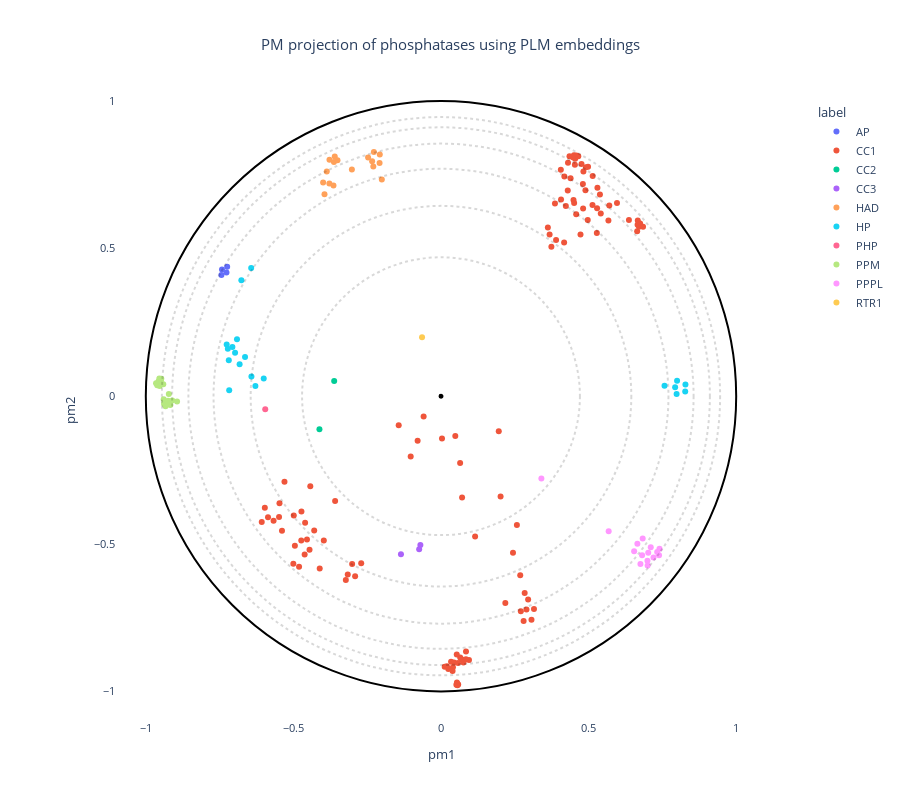

This figure's notebook cell:
### Code cell
# OPTIONS =================================================
#Here you can set different parameters to color & annotate the resulting projection:
title = "PM projection of phosphatases using PLM embeddings" 
#----------------------------------------------------------
# Select the coloring from annotation .csv file:
labels_name = "label"
# Select classes to label among the "labels_name" or "second_labels_name" column (comma separated list):
second_labels_name = ""
labels_text = []
show_text = False
#----------------------------------------------------------
# Use a custom color palette:
color_palette = colour_palette #Default: None
use_custom_palette = True
#==========================================================


#Check projection visualization parameters
#Labels name
if labels_name == "":
    labels_name = None
elif labels_name not in annotation_names:
    raise NameError(f"labels_name {labels_name} is not in the availables annotations.\nAvailables annotations: {annotation_names}")
#Second labels name
if second_labels_name == "":
    second_labels_name = None
elif second_labels_name not in annotation_names:
    raise NameError(f'"second_labels_name" {second_labels_name} is not in the availables annotations.\nAvailables annotations: {annotation_names}')

if not use_custom_palette:
    color_palette = None

# Check labels and data are in the same order

#Plot graph
fig = plot_embedding_interactive(df_embedding, 
                                 labels_name = labels_name,
                                 second_labels_name = second_labels_name, 
                                 show_text = show_text,
                                 labels_text = labels_text,
                                 color_palette = color_palette, 
                                 title = title, 
                                 fontsize = 11)
fig.show()

### Figure 1 — Plotly figure (JSON) as saved in the notebook; plotly's stock layout.template omitted (floating-point values rounded to 4 significant figures; data arrays with more than 128 entries replaced by an {"elided": "..."} marker saying what was removed)
{"data": [{"customdata": [[1, "P09923", "AP"], [2, "P05186", "AP"], [3, "P05187", "AP"], [4, "P10696", "AP"]], "hovertemplate": "<b>%{hovertext}</b><br><br>label=%{customdata[2]}<br>pm1=%{x}<br>pm2=%{y}<br>proteins_id=%{customdata[0]}<br>accession=%{customdata[1]}<extra></extra>", "hovertext": ["AP", "AP", "AP", "AP"], "legendgroup": "AP", "marker": {"color": "#636efa", "symbol": "circle"}, "mode": "markers", "name": "AP", "orientation": "v", "showlegend": true, "type": "scatter", "x": [-0.7267, -0.7418, -0.7438, -0.7243], "xaxis": "x", "y": [0.419, 0.4296, 0.4104, 0.4384], "yaxis": "y"}, {"customdata": {"elided": "121x3 mixed values"}, "hovertemplate": "<b>%{hovertext}</b><br><br>label=%{customdata[2]}<br>pm1=%{x}<br>pm2=%{y}<br>proteins_id=%{customdata[0]}<br>accession=%{customdata[1]}<extra></extra>", "hovertext": ["CC1", "CC1", "CC1", "CC1", "CC1", "CC1", "CC1", "CC1", "CC1", "CC1", "CC1", "CC1", "CC1", "CC1", "CC1", "CC1", "CC1", "CC1", "CC1", "CC1", "CC1", "CC1", "CC1", "CC1", "CC1", "CC1", "CC1", "CC1", "CC1", "CC1", "CC1", "CC1", "CC1", "CC1", "CC1", "CC1", "CC1", "CC1", "CC1", "CC1", "CC1", "CC1", "CC1", "CC1", "CC1", "CC1", "CC1", "CC1", "CC1", "CC1", "CC1", "CC1", "CC1", "CC1", "CC1", "CC1", "CC1", "CC1", "CC1", "CC1", "CC1", "CC1", "CC1", "CC1", "CC1", "CC1", "CC1", "CC1", "CC1", "CC1", "CC1", "CC1", "CC1", "CC1", "CC1", "CC1", "CC1", "CC1", "CC1", "CC1", "CC1", "CC1", "CC1", "CC1", "CC1", "CC1", "CC1", "CC1", "CC1", "CC1", "CC1", "CC1", "CC1", "CC1", "CC1", "CC1", "CC1", "CC1", "CC1", "CC1", "CC1", "CC1", "CC1", "CC1", "CC1", "CC1", "CC1", "CC1", "CC1", "CC1", "CC1", "CC1", "CC1", "CC1", "CC1", "CC1", "CC1", "CC1", "CC1", "CC1", "CC1"], "legendgroup": "CC1", "marker": {"color": "#EF553B", "symbol": "circle"}, "mode": "markers", "name": "CC1", "orientation": "v", "showlegend": true, "type": "scatter", "x": [0.2799, 0.1155, 0.3066, 0.2571, -0.05884, -0.495, -0.4454, -0.4619, -0.5387, -0.397, 0.07143, -0.5302, -0.5486, -0.586, -0.6072, -0.4428, -0.5672, -0.5471, -0.4727, -0.1026, -0.2909, -0.2703, -0.3223, -0.301, -0.3159, -0.4733, -0.454, -0.4295, -0.4603, -0.4987, -0.1433, 0.06476, 0.04845, 0.003346, 0.2019, -0.07919, 0.1957, -0.5003, -0.4808, -0.4109, -0.3587, -0.5968, 0.08473, 0.06502, 0.09475, 0.04043, 0.02471, 0.03917, 0.05336, 0.0341, 0.04413, 0.01253, 0.01995, 0.06958, 0.07605, 0.08453, 0.05754, 0.0536, 0.05393, 0.2951, 0.2835, 0.2179, 0.2439, 0.2704, 0.2684, 0.2896, 0.315, 0.362, 0.3739, 0.3679, 0.3899, 0.4171, 0.5412, 0.5287, 0.5701, 0.5671, 0.6366, 0.4726, 0.5279, 0.4971, 0.458, 0.5132, 0.5138, 0.5299, 0.4806, 0.4535, 0.4893, 0.476, 0.5384, 0.4489, 0.4229, 0.4293, 0.451, 0.4814, 0.4824, 0.5962, 0.4503, 0.439, 0.4583, 0.418, 0.465, 0.406, 0.4981, 0.6666, 0.4909, 0.6844, 0.4354, 0.6645, 0.4544, 0.6746, 0.4466, 0.6708, 0.4302, 0.6659, 0.3861, 0.4067, 0.05498, 0.05827, 0.05635, 0.05568, 0.05215], "xaxis": "x", "y": [-0.7618, -0.4755, -0.7574, -0.436, -0.06904, -0.5069, -0.5204, -0.536, -0.4558, -0.4884, -0.3429, -0.29, -0.4089, -0.4099, -0.4262, -0.3049, -0.4223, -0.3626, -0.3903, -0.2042, -0.6101, -0.5655, -0.6223, -0.5682, -0.6039, -0.4887, -0.4856, -0.4554, -0.4284, -0.4043, -0.09809, -0.2266, -0.1345, -0.1435, -0.3398, -0.1512, -0.1187, -0.5675, -0.578, -0.5838, -0.3552, -0.3775, -0.8648, -0.8848, -0.8935, -0.918, -0.9241, -0.9306, -0.8753, -0.8995, -0.9022, -0.9169, -0.9147, -0.8914, -0.9019, -0.8913, -0.9039, -0.9753, -0.9701, -0.6884, -0.6664, -0.7003, -0.53, -0.7282, -0.6064, -0.723, -0.7207, 0.5712, 0.5065, 0.548, 0.5294, 0.5205, 0.6192, 0.6367, 0.6456, 0.5948, 0.5968, 0.5478, 0.5529, 0.5968, 0.616, 0.6478, 0.7455, 0.7059, 0.7184, 0.7839, 0.6978, 0.7869, 0.6835, 0.6648, 0.6447, 0.6971, 0.6542, 0.6356, 0.7611, 0.6544, 0.8166, 0.738, 0.8156, 0.7442, 0.8128, 0.7671, 0.7774, 0.5954, 0.7755, 0.5743, 0.8126, 0.5588, 0.8044, 0.5854, 0.8095, 0.5738, 0.7908, 0.5806, 0.6525, 0.6665, -0.9768, -0.9764, -0.9752, -0.9792, -0.9773], "yaxis": "y"}, {"customdata": [[126, "P24666", "CC2"], [127, "Q9NP77", "CC2"]], "hovertemplate": "<b>%{hovertext}</b><br><br>label=%{customdata[2]}<br>pm1=%{x}<br>pm2=%{y}<br>proteins_id=%{customdata[0]}<br>accession=%{customdata[1]}<extra></extra>", "hovertext": ["CC2", "CC2"], "legendgroup": "CC2", "marker": {"color": "#00cc96", "symbol": "circle"}, "mode": "markers", "name": "CC2", "orientation": "v", "showlegend": true, "type": "scatter", "x": [-0.4118, -0.3618], "xaxis": "x", "y": [-0.1121, 0.05171], "yaxis": "y"}, {"customdata": [[128, "P30304", "CC3"], [129, "P30305", "CC3"], [130, "P30307", "CC3"]], "hovertemplate": "<b>%{hovertext}</b><br><br>label=%{customdata[2]}<br>pm1=%{x}<br>pm2=%{y}<br>proteins_id=%{customdata[0]}<br>accession=%{customdata[1]}<extra></extra>", "hovertext": ["CC3", "CC3", "CC3"], "legendgroup": "CC3", "marker": {"color": "#ab63fa", "symbol": "circle"}, "mode": "markers", "name": "CC3", "orientation": "v", "showlegend": true, "type": "scatter", "x": [-0.1356, -0.06983, -0.07397], "xaxis": "x", "y": [-0.5356, -0.504, -0.5185], "yaxis": "y"}, {"customdata": [[131, "Q99502", "HAD"], [132, "O00167", "HAD"], [133, "Q99504", "HAD"], [134, "A0A0S2Z3Q2", "HAD"], [135, "Q05D32", "HAD"], [136, "O95476", "HAD"], [137, "Q9Y5B0", "HAD"], [138, "Q9GZU7", "HAD"], [139, "O14595", "HAD"], [140, "O15194", "HAD"], [141, "Q3ZCQ8", "HAD"], [142, "Q8WVY7", "HAD"], [143, "Q9BXW7", "HAD"], [144, "Q9H0R4", "HAD"], [145, "Q9H008", "HAD"], [146, "Q96GD0", "HAD"], [147, "A6NDG6", "HAD"]], "hovertemplate": "<b>%{hovertext}</b><br><br>label=%{customdata[2]}<br>pm1=%{x}<br>pm2=%{y}<br>proteins_id=%{customdata[0]}<br>accession=%{customdata[1]}<extra></extra>", "hovertext": ["HAD", "HAD", "HAD", "HAD", "HAD", "HAD", "HAD", "HAD", "HAD", "HAD", "HAD", "HAD", "HAD", "HAD", "HAD", "HAD", "HAD"], "legendgroup": "HAD", "marker": {"color": "#FFA15A", "symbol": "circle"}, "mode": "markers", "name": "HAD", "orientation": "v", "showlegend": true, "type": "scatter", "x": [-0.3627, -0.3778, -0.3599, -0.3506, -0.2333, -0.247, -0.302, -0.2074, -0.2081, -0.2274, -0.2293, -0.2005, -0.387, -0.3782, -0.3642, -0.3946, -0.3994], "xaxis": "x", "y": [0.7931, 0.801, 0.8123, 0.7996, 0.7962, 0.8089, 0.7679, 0.8188, 0.7898, 0.8276, 0.7783, 0.7344, 0.7616, 0.7205, 0.7136, 0.6842, 0.7237], "yaxis": "y"}, {"customdata": [[148, "P16118", "HP"], [149, "O60825", "HP"], [150, "Q16875", "HP"], [151, "Q16877", "HP"], [152, "P07738", "HP"], [153, "Q6FHU2", "HP"], [154, "P15259", "HP"], [155, "Q8N0Y7", "HP"], [156, "Q96HS1", "HP"], [157, "P57075", "HP"], [158, "Q8TF42", "HP"], [159, "Q9NQ88", "HP"], [160, "P11117", "HP"], [161, "P15309", "HP"], [162, "Q9BZG2", "HP"], [163, "Q9NPH0", "HP"], [164, "Q9UNW1", "HP"], [165, "B7WPL9", "HP"], [166, "A0A087WZV0", "HP"], [167, "Q8TE99", "HP"]], "hovertemplate": "<b>%{hovertext}</b><br><br>label=%{customdata[2]}<br>pm1=%{x}<br>pm2=%{y}<br>proteins_id=%{customdata[0]}<br>accession=%{customdata[1]}<extra></extra>", "hovertext": ["HP", "HP", "HP", "HP", "HP", "HP", "HP", "HP", "HP", "HP", "HP", "HP", "HP", "HP", "HP", "HP", "HP", "HP", "HP", "HP"], "legendgroup": "HP", "marker": {"color": "#19d3f3", "symbol": "circle"}, "mode": "markers", "name": "HP", "orientation": "v", "showlegend": true, "type": "scatter", "x": [-0.7067, -0.6911, -0.7221, -0.726, -0.7189, -0.6975, -0.6822, -0.6638, -0.6422, -0.6288, -0.6005, -0.7175, 0.7572, -0.6763, 0.7931, 0.7998, 0.7981, 0.8273, 0.8281, -0.643], "xaxis": "x", "y": [0.1664, 0.1926, 0.161, 0.1749, 0.1219, 0.1471, 0.1086, 0.1324, 0.06652, 0.03486, 0.05994, 0.01999, 0.0355, 0.3931, 0.03026, 0.0525, 0.007753, 0.0155, 0.04001, 0.4341], "yaxis": "y"}, {"customdata": [[168, "Q9NRX4", "PHP"]], "hovertemplate": "<b>%{hovertext}</b><br><br>label=%{customdata[2]}<br>pm1=%{x}<br>pm2=%{y}<br>proteins_id=%{customdata[0]}<br>accession=%{customdata[1]}<extra></extra>", "hovertext": ["PHP"], "legendgroup": "PHP", "marker": {"color": "#FF6692", "symbol": "circle"}, "mode": "markers", "name": "PHP", "orientation": "v", "showlegend": true, "type": "scatter", "x": [-0.5954], "xaxis": "x", "y": [-0.04414], "yaxis": "y"}, {"customdata": [[169, "Q9H0C8", "PPM"], [170, "Q9P0J1", "PPM"], [171, "Q9P2J9", "PPM"], [172, "O60346", "PPM"], [173, "Q6ZVD8", "PPM"], [174, "A8MPX8", "PPM"], [175, "P35813", "PPM"], [176, "O75688", "PPM"], [177, "Q8N819", "PPM"], [178, "O15297", "PPM"], [179, "Q8WY54", "PPM"], [180, "P49593", "PPM"], [181, "O15355", "PPM"], [182, "Q9ULR3", "PPM"], [183, "Q5JR12", "PPM"], [184, "Q96MI6", "PPM"], [185, "Q8N3J5", "PPM"], [186, "Q5SGD2", "PPM"], [187, "Q8NI37", "PPM"], [188, "Q15750", "PPM"]], "hovertemplate": "<b>%{hovertext}</b><br><br>label=%{customdata[2]}<br>pm1=%{x}<br>pm2=%{y}<br>proteins_id=%{customdata[0]}<br>accession=%{customdata[1]}<extra></extra>", "hovertext": ["PPM", "PPM", "PPM", "PPM", "PPM", "PPM", "PPM", "PPM", "PPM", "PPM", "PPM", "PPM", "PPM", "PPM", "PPM", "PPM", "PPM", "PPM", "PPM", "PPM"], "legendgroup": "PPM", "marker": {"color": "#B6E880", "symbol": "circle"}, "mode": "markers", "name": "PPM", "orientation": "v", "showlegend": true, "type": "scatter", "x": [-0.9408, -0.9331, -0.9383, -0.9476, -0.9541, -0.8941, -0.9613, -0.9531, -0.9525, -0.922, -0.9591, -0.953, -0.9104, -0.9171, -0.9244, -0.9245, -0.9573, -0.949, -0.9653, -0.9394], "xaxis": "x", "y": [0.04057, -0.03369, -0.02562, 0.05889, 0.05973, -0.01837, 0.03727, 0.03442, 0.04065, 0.007025, 0.04337, 0.04668, -0.01469, -0.03021, -0.0151, -0.02169, 0.04996, 0.05185, 0.04375, -0.01036], "yaxis": "y"}, {"customdata": [[189, "P13686", "PPPL"], [190, "Q6ZNF0", "PPPL"], [191, "P62136", "PPPL"], [192, "P62140", "PPPL"], [193, "P36873", "PPPL"], [194, "P67775", "PPPL"], [195, "P62714", "PPPL"], [196, "Q08209", "PPPL"], [197, "P16298", "PPPL"], [198, "P48454", "PPPL"], [199, "P60510", "PPPL"], [200, "P53041", "PPPL"], [201, "O00743", "PPPL"], [202, "O14829", "PPPL"], [203, "O14830", "PPPL"]], "hovertemplate": "<b>%{hovertext}</b><br><br>label=%{customdata[2]}<br>pm1=%{x}<br>pm2=%{y}<br>proteins_id=%{customdata[0]}<br>accession=%{customdata[1]}<extra></extra>", "hovertext": ["PPPL", "PPPL", "PPPL", "PPPL", "PPPL", "PPPL", "PPPL", "PPPL", "PPPL", "PPPL", "PPPL", "PPPL", "PPPL", "PPPL", "PPPL"], "legendgroup": "PPPL", "marker": {"color": "#FF97FF", "symbol": "circle"}, "mode": "markers", "name": "PPPL", "orientation": "v", "showlegend": true, "type": "scatter", "x": [0.3401, 0.568, 0.7386, 0.7401, 0.7323, 0.7199, 0.7105, 0.6832, 0.6652, 0.6543, 0.702, 0.6994, 0.6813, 0.6756, 0.7], "xaxis": "x", "y": [-0.2791, -0.4571, -0.5392, -0.5167, -0.5276, -0.5463, -0.5114, -0.4818, -0.4995, -0.5257, -0.5304, -0.5573, -0.5389, -0.5688, -0.5739], "yaxis": "y"}, {"customdata": [[204, "Q8IXW5", "RTR1"]], "hovertemplate": "<b>%{hovertext}</b><br><br>label=%{customdata[2]}<br>pm1=%{x}<br>pm2=%{y}<br>proteins_id=%{customdata[0]}<br>accession=%{customdata[1]}<extra></extra>", "hovertext": ["RTR1"], "legendgroup": "RTR1", "marker": {"color": "#FECB52", "symbol": "circle"}, "mode": "markers", "name": "RTR1", "orientation": "v", "showlegend": true, "type": "scatter", "x": [-0.06425], "xaxis": "x", "y": [0.2], "yaxis": "y"}], "layout": {"font": {"size": 11}, "height": 800, "legend": {"title": {"text": "label"}, "tracegroupgap": 0}, "plot_bgcolor": "rgba(0, 0, 0, 0)", "shapes": [{"line": {"color": "black", "dash": "dot"}, "opacity": 0.15, "type": "circle", "x0": -0.4706, "x1": 0.4706, "y0": -0.4706, "y1": 0.4706}, {"line": {"color": "black", "dash": "dot"}, "opacity": 0.15, "type": "circle", "x0": -0.6447, "x1": 0.6447, "y0": -0.6447, "y1": 0.6447}, {"line": {"color": "black", "dash": "dot"}, "opacity": 0.15, "type": "circle", "x0": -0.7705, "x1": 0.7705, "y0": -0.7705, "y1": 0.7705}, {"line": {"color": "black", "dash": "dot"}, "opacity": 0.15, "type": "circle", "x0": -0.8557, "x1": 0.8557, "y0": -0.8557, "y1": 0.8557}, {"line": {"color": "black", "dash": "dot"}, "opacity": 0.15, "type": "circle", "x0": -0.9108, "x1": 0.9108, "y0": -0.9108, "y1": 0.9108}, {"line": {"color": "black", "dash": "dot"}, "opacity": 0.15, "type": "circle", "x0": -0.9455, "x1": 0.9455, "y0": -0.9455, "y1": 0.9455}, {"line": {"color": "Black"}, "type": "circle", "x0": -1, "x1": 1, "xref": "x", "y0": -1, "y1": 1, "yref": "y"}, {"fillcolor": "Black", "line": {"color": "Black"}, "type": "circle", "x0": -0.005, "x1": 0.005, "xref": "x", "y0": -0.005, "y1": 0.005, "yref": "y"}], "title": {"text": "PM projection of phosphatases using PLM embeddings", "x": 0.5}, "xaxis": {"anchor": "y", "constrain": "domain", "domain": [0, 1], "range": [-1.1, 1.1], "title": {"text": "pm1"}}, "yaxis": {"anchor": "x", "domain": [0, 1], "scaleanchor": "x", "scaleratio": 1, "title": {"text": "pm2"}}, "yaxis2": {"layer": "below traces", "matches": "y", "overlaying": "y"}}}
